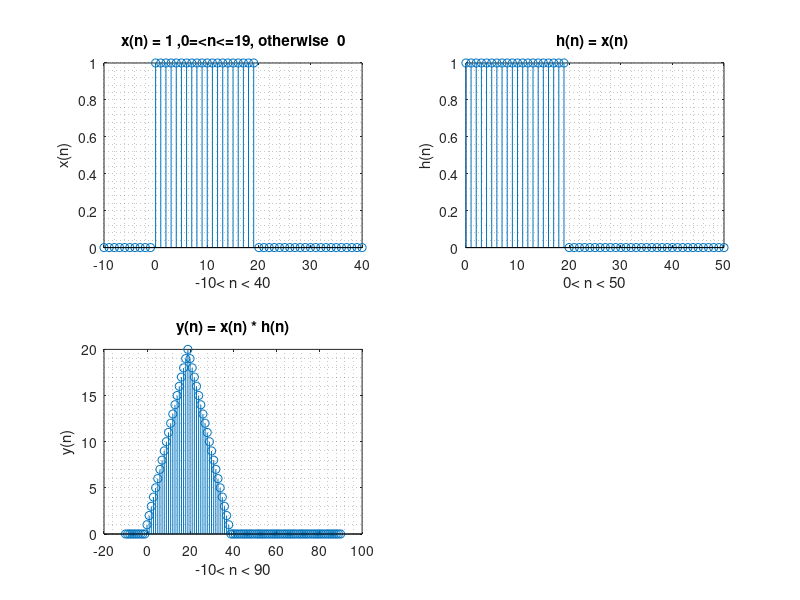

Write the MATLAB code that produced this figure. (Note: this script raises an error after producing the figure.)
%Assignment 1 
% Done by Mahmoud Yassin Mahmoud
% ID: 202113650
% Submitted To Dr. Wail A. Mousa
% Bism Allah and I will start with 
%(Q1b): 
%%%%%%%%%%%%%%%%%%%%%%%%%%%%%%%%%%%%%%%%%%%%%%%%%%%%%%%%%%%%%%
clc;
clear;
%.....................  .............................
%defining time axis
n1a = -10:-1;
n1b = 0:19;
n1c = 20:40;
n1 = [n1a n1b n1c];
n2a = 20:50;
n2  = [ n1b n2a];
n = -10:90;
%.......................................
% convoluation calculation
x1 = zeros(size(n1a));
x2 = ones(size(n1b));
x3 = zeros(size(n1c));
h2 = zeros(size(n2a));
x  = [ x1 x2 x3];
h = [ x2 h2];
y = conv(x,h);
%............................................
%ploting
subplot(221)
stem(n1,x)
   grid minor
   title(['x(n) = 1 ,0=<n<=19, otherwise  0'])
   xlabel('-10< n < 40') 
   ylabel('x(n)') 

subplot(222)
stem(n2,h)

   title('h(n) = x(n) '); 
   grid minor
   xlabel('0< n < 50') 
   ylabel('h(n)') 

subplot(223)
stem(n,y)
   grid minor
   title('y(n) = x(n) * h(n)');
   xlabel('-10< n < 90') 
   ylabel('y(n)') 

 sgtitle('Convoluation between x(n) and h(n) to get y(n)') % title for the hole figure
 


